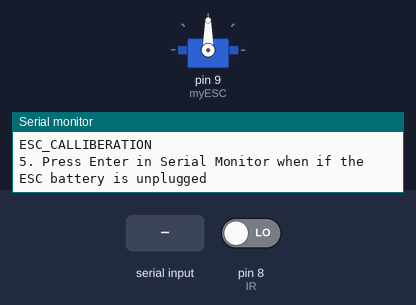
The sketch below on a simulated Arduino Uno, built with avr-gcc and run on an emulated ATmega328P. Parts: servo, the last lines printed to the serial monitor. The inputs (shaded band) are chosen by the test bench; at power-on: pin 8 (IR) LOW.

Above: at 0.8 s.
0.9 s: "90,45\n" received over Serial
At 0.91 s:
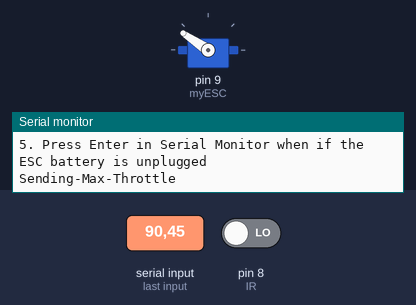
At 2.1 s:
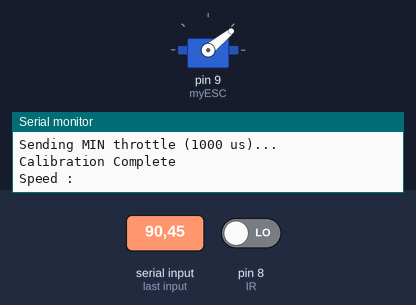
2.4 s: "30,150\n" received over Serial
At 3.0 s:
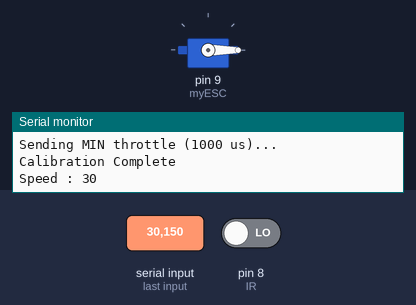
Timing chart, 0 to 5.4 s (numbered marks = the images above; inputs shaded):
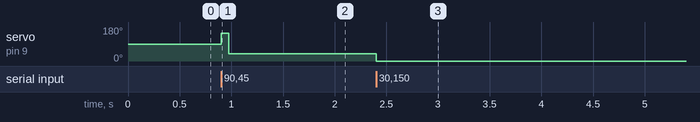

Measured:
- after the input at 0.9 s, servo on pin 9 (myESC): 90° → 146° at once, → 39° 0.07 s later
- after the input at 2.4 s, servo on pin 9 (myESC): 39° → 0° at once

The sketch:

Tachometered_03_Calibration.ino
```cpp
#include <Servo.h>

Servo myESC;
const int IR = 8;

unsigned long initime = 0;

int count = 0;
bool lastState = LOW;
long rpm = 0;

int speed = 0;
int step = 0;

void setup() {
  Serial.begin(9600);
  myESC.attach(9);

  pinMode(IR, INPUT);
  count = 0;

  Serial.println("ESC_CALLIBERATION");
  Serial.println("5. Press Enter in Serial Monitor when if the ESC battery is unplugged");

  while (Serial.available() == 0) {} // Wait for user to press Enter
  while (Serial.available() > 0) { Serial.read(); } // Clear buffer

  Serial.println("Sending-Max-Throttle");
  myESC.writeMicroseconds(2050);  //2050 instead of 2000 since during testing closest I could get it to max out was at 2050

  Serial.println("3. Plug in the ESC battery");
  Serial.println("5. Press Enter in Serial Monitor after the beeps.");

  while (Serial.available() == 0) {} // Wait for user to press Enter
  while (Serial.available() > 0) { Serial.read(); } // Clear buffer

  Serial.println("Sending MIN throttle (1000 us)...");

  myESC.writeMicroseconds(942); //942 instead of 1000 since during testing I could get the min to be at exactly 942

  Serial.println("Calibration Complete");
}


void loop() {

  Serial.print("Speed : ");
  while (Serial.available() == 0) {}

  int temp_speed = Serial.parseInt();

  while (Serial.available() > 0) {
    Serial.read();

  }

    Serial.println(temp_speed);

    if (temp_speed > speed){
      step = 1;
    }
    else{
      step = -1;
    }

  while (temp_speed != round(speed)) {
    speed = speed + step;
    myESC.writeMicroseconds(speed);
    delay(3);
  }
  myESC.writeMicroseconds(temp_speed);
  speed = temp_speed;


  initime = millis();
  count = 0;

  while (millis()-initime <= 5000){
  int senState = digitalRead(IR);
      if (senState != lastState) {
    lastState = senState;
//    Serial.println(count);
    count = count + 1;
    }
  }

  Serial.print("rotations = ");
  Serial.println(count/2);
  rpm = (count*6L);
  Serial.println(rpm);

}
```
